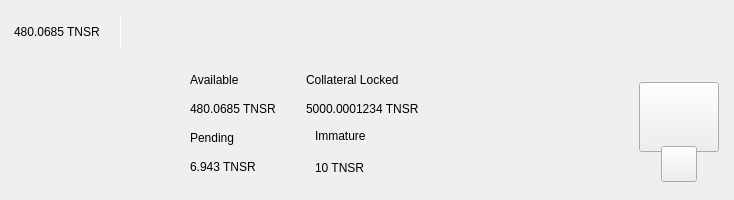
<?xml version="1.0" encoding="UTF-8"?>
<ui version="4.0">
 <class>TopBar</class>
 <widget class="QWidget" name="TopBar">
  <property name="geometry">
   <rect>
    <x>0</x>
    <y>0</y>
    <width>734</width>
    <height>200</height>
   </rect>
  </property>
  <property name="minimumSize">
   <size>
    <width>0</width>
    <height>200</height>
   </size>
  </property>
  <property name="maximumSize">
   <size>
    <width>16777215</width>
    <height>200</height>
   </size>
  </property>
  <property name="windowTitle">
   <string>Form</string>
  </property>
  <layout class="QVBoxLayout" name="verticalLayout_10" stretch="0">
   <property name="spacing">
    <number>0</number>
   </property>
   <property name="leftMargin">
    <number>0</number>
   </property>
   <property name="topMargin">
    <number>0</number>
   </property>
   <property name="rightMargin">
    <number>0</number>
   </property>
   <property name="bottomMargin">
    <number>0</number>
   </property>
   <item>
    <widget class="PFBorderImage" name="containerTop">
     <layout class="QVBoxLayout" name="verticalLayout_11">
      <property name="spacing">
       <number>0</number>
      </property>
      <property name="leftMargin">
       <number>0</number>
      </property>
      <property name="topMargin">
       <number>0</number>
      </property>
      <property name="rightMargin">
       <number>0</number>
      </property>
      <property name="bottomMargin">
       <number>0</number>
      </property>
      <item>
       <widget class="QWidget" name="top_container_2" native="true">
        <property name="minimumSize">
         <size>
          <width>0</width>
          <height>65</height>
         </size>
        </property>
        <layout class="QHBoxLayout" name="top_container">
         <property name="spacing">
          <number>0</number>
         </property>
         <property name="leftMargin">
          <number>14</number>
         </property>
         <property name="topMargin">
          <number>0</number>
         </property>
         <property name="rightMargin">
          <number>14</number>
         </property>
         <property name="bottomMargin">
          <number>0</number>
         </property>
         <item alignment="Qt::AlignVCenter">
          <widget class="QWidget" name="widgetTopAmount" native="true">
           <property name="sizePolicy">
            <sizepolicy hsizetype="Preferred" vsizetype="Maximum">
             <horstretch>0</horstretch>
             <verstretch>0</verstretch>
            </sizepolicy>
           </property>
           <layout class="QHBoxLayout" name="horizontalLayout_5">
            <property name="spacing">
             <number>0</number>
            </property>
            <property name="leftMargin">
             <number>0</number>
            </property>
            <property name="topMargin">
             <number>0</number>
            </property>
            <property name="rightMargin">
             <number>0</number>
            </property>
            <property name="bottomMargin">
             <number>0</number>
            </property>
            <item alignment="Qt::AlignTop">
             <widget class="QLabel" name="labelAmountTopPiv">
              <property name="minimumSize">
               <size>
                <width>0</width>
                <height>36</height>
               </size>
              </property>
              <property name="styleSheet">
               <string notr="true">padding:0px;margin:0px;</string>
              </property>
              <property name="text">
               <string>480.0685 TNSR</string>
              </property>
             </widget>
            </item>
            <item>
             <spacer name="horizontalSpacer_11">
              <property name="orientation">
               <enum>Qt::Horizontal</enum>
              </property>
              <property name="sizeType">
               <enum>QSizePolicy::Fixed</enum>
              </property>
              <property name="sizeHint" stdset="0">
               <size>
                <width>20</width>
                <height>20</height>
               </size>
              </property>
             </spacer>
            </item>
            <item alignment="Qt::AlignVCenter">
             <widget class="QLabel" name="label_16">
              <property name="minimumSize">
               <size>
                <width>1</width>
                <height>30</height>
               </size>
              </property>
              <property name="maximumSize">
               <size>
                <width>1</width>
                <height>30</height>
               </size>
              </property>
              <property name="styleSheet">
               <string notr="true">background-color:white;
padding:0px;
border:none;</string>
              </property>
              <property name="text">
               <string/>
              </property>
             </widget>
            </item>
            <item>
             <spacer name="horizontalSpacer_12">
              <property name="orientation">
               <enum>Qt::Horizontal</enum>
              </property>
              <property name="sizeType">
               <enum>QSizePolicy::Fixed</enum>
              </property>
              <property name="sizeHint" stdset="0">
               <size>
                <width>20</width>
                <height>20</height>
               </size>
              </property>
             </spacer>
            </item>
           </layout>
          </widget>
         </item>
         <item>
          <spacer name="horizontalSpacer">
           <property name="orientation">
            <enum>Qt::Horizontal</enum>
           </property>
           <property name="sizeHint" stdset="0">
            <size>
             <width>40</width>
             <height>20</height>
            </size>
           </property>
          </spacer>
         </item>
         <item>
          <layout class="QHBoxLayout" name="horizontalLayout_4">
           <property name="spacing">
            <number>12</number>
           </property>
           <property name="rightMargin">
            <number>0</number>
           </property>
           <item alignment="Qt::AlignRight">
            <widget class="QWidget" name="layoutSync" native="true">
             <property name="minimumSize">
              <size>
               <width>0</width>
               <height>36</height>
              </size>
             </property>
             <property name="maximumSize">
              <size>
               <width>16777215</width>
               <height>36</height>
              </size>
             </property>
             <layout class="QVBoxLayout" name="verticalLayout_9">
              <property name="leftMargin">
               <number>0</number>
              </property>
              <property name="topMargin">
               <number>0</number>
              </property>
              <property name="rightMargin">
               <number>0</number>
              </property>
              <property name="bottomMargin">
               <number>0</number>
              </property>
              <item>
               <widget class="ExpandableButton" name="pushButtonSync" native="true">
                <property name="minimumSize">
                 <size>
                  <width>36</width>
                  <height>36</height>
                 </size>
                </property>
                <property name="maximumSize">
                 <size>
                  <width>16777215</width>
                  <height>36</height>
                 </size>
                </property>
               </widget>
              </item>
             </layout>
            </widget>
           </item>
           <item>
            <widget class="ExpandableButton" name="pushButtonMint" native="true">
             <property name="minimumSize">
              <size>
               <width>36</width>
               <height>36</height>
              </size>
             </property>
            </widget>
           </item>
           <item>
            <widget class="ExpandableButton" name="pushButtonStack" native="true">
             <property name="minimumSize">
              <size>
               <width>36</width>
               <height>36</height>
              </size>
             </property>
            </widget>
           </item>
           <item>
            <widget class="ExpandableButton" name="pushButtonColdStaking" native="true">
             <property name="minimumSize">
              <size>
               <width>36</width>
               <height>36</height>
              </size>
             </property>
            </widget>
           </item>
           <item>
            <widget class="ExpandableButton" name="pushButtonConnection" native="true">
             <property name="minimumSize">
              <size>
               <width>36</width>
               <height>36</height>
              </size>
             </property>
            </widget>
           </item>
           <item>
            <widget class="ExpandableButton" name="pushButtonLock" native="true">
             <property name="sizePolicy">
              <sizepolicy hsizetype="Expanding" vsizetype="Expanding">
               <horstretch>0</horstretch>
               <verstretch>0</verstretch>
              </sizepolicy>
             </property>
             <property name="minimumSize">
              <size>
               <width>36</width>
               <height>0</height>
              </size>
             </property>
            </widget>
           </item>
           <item>
            <widget class="ExpandableButton" name="pushButtonTheme" native="true">
             <property name="minimumSize">
              <size>
               <width>36</width>
               <height>36</height>
              </size>
             </property>
             <property name="maximumSize">
              <size>
               <width>16777215</width>
               <height>36</height>
              </size>
             </property>
            </widget>
           </item>
           <item>
            <widget class="ExpandableButton" name="pushButtonFAQ" native="true">
             <property name="minimumSize">
              <size>
               <width>36</width>
               <height>36</height>
              </size>
             </property>
            </widget>
           </item>
          </layout>
         </item>
        </layout>
       </widget>
      </item>
      <item>
       <widget class="QWidget" name="bottom_container" native="true">
        <property name="minimumSize">
         <size>
          <width>0</width>
          <height>135</height>
         </size>
        </property>
        <layout class="QHBoxLayout" name="botton_container">
         <property name="leftMargin">
          <number>10</number>
         </property>
         <property name="topMargin">
          <number>0</number>
         </property>
         <property name="rightMargin">
          <number>10</number>
         </property>
         <property name="bottomMargin">
          <number>10</number>
         </property>
         <item>
          <spacer name="horizontalSpacer_4">
           <property name="orientation">
            <enum>Qt::Horizontal</enum>
           </property>
           <property name="sizeHint" stdset="0">
            <size>
             <width>40</width>
             <height>20</height>
            </size>
           </property>
          </spacer>
         </item>
         <item>
          <layout class="QHBoxLayout" name="horizontalLayout_3">
           <property name="bottomMargin">
            <number>9</number>
           </property>
           <item>
            <layout class="QVBoxLayout" name="verticalLayout_7">
             <property name="spacing">
              <number>0</number>
             </property>
             <property name="leftMargin">
              <number>0</number>
             </property>
             <property name="rightMargin">
              <number>30</number>
             </property>
             <item>
              <layout class="QHBoxLayout" name="horizontalLayout">
               <item>
                <layout class="QVBoxLayout" name="verticalLayout">
                 <item>
                  <widget class="QLabel" name="labelTitle1">
                   <property name="text">
                    <string>Available</string>
                   </property>
                  </widget>
                 </item>
                 <item>
                  <widget class="QLabel" name="labelAmountPiv">
                   <property name="text">
                    <string>480.0685 TNSR</string>
                   </property>
                  </widget>
                 </item>
                </layout>
               </item>
               <item>
                <spacer name="horizontalSpacer_3">
                 <property name="orientation">
                  <enum>Qt::Horizontal</enum>
                 </property>
                 <property name="sizeType">
                  <enum>QSizePolicy::Fixed</enum>
                 </property>
                 <property name="sizeHint" stdset="0">
                  <size>
                   <width>30</width>
                   <height>20</height>
                  </size>
                 </property>
                </spacer>
               </item>
               <item>
                <layout class="QVBoxLayout" name="verticalLayout_2">
                 <item>
                  <widget class="QLabel" name="labelTitle5">
                   <property name="text">
                    <string>Collateral Locked</string>
                   </property>
                  </widget>
                 </item>
                 <item>
                  <widget class="QLabel" name="labelAmountCollateral">
                   <property name="text">
                    <string>5000.0001234 TNSR</string>
                   </property>
                  </widget>
                 </item>
                </layout>
               </item>
              </layout>
             </item>
             <item>
              <layout class="QHBoxLayout" name="horizontalLayout_2">
               <property name="spacing">
                <number>0</number>
               </property>
               <item>
                <layout class="QVBoxLayout" name="verticalLayout_3">
                 <item>
                  <widget class="QLabel" name="labelTitle3">
                   <property name="text">
                    <string>Pending</string>
                   </property>
                  </widget>
                 </item>
                 <item>
                  <widget class="QLabel" name="labelPendingPiv">
                   <property name="text">
                    <string>6.943 TNSR</string>
                   </property>
                  </widget>
                 </item>
                </layout>
               </item>
               <item>
                <spacer name="horizontalSpacer_5">
                 <property name="orientation">
                  <enum>Qt::Horizontal</enum>
                 </property>
                 <property name="sizeType">
                  <enum>QSizePolicy::Fixed</enum>
                 </property>
                 <property name="sizeHint" stdset="0">
                  <size>
                   <width>20</width>
                   <height>20</height>
                  </size>
                 </property>
                </spacer>
               </item>
               <item>
                <layout class="QVBoxLayout" name="verticalLayout_4">
                 <property name="spacing">
                  <number>6</number>
                 </property>
                 <property name="leftMargin">
                  <number>0</number>
                 </property>
                 <property name="rightMargin">
                  <number>0</number>
                 </property>
                 <item>
                  <widget class="QLabel" name="labelTitle4">
                   <property name="text">
                    <string>Immature</string>
                   </property>
                  </widget>
                 </item>
                 <item>
                  <widget class="QLabel" name="labelImmaturePiv">
                   <property name="text">
                    <string>10 TNSR</string>
                   </property>
                  </widget>
                 </item>
                </layout>
               </item>
              </layout>
             </item>
            </layout>
           </item>
          </layout>
         </item>
         <item>
          <spacer name="horizontalSpacer_2">
           <property name="orientation">
            <enum>Qt::Horizontal</enum>
           </property>
           <property name="sizeHint" stdset="0">
            <size>
             <width>40</width>
             <height>20</height>
            </size>
           </property>
          </spacer>
         </item>
         <item alignment="Qt::AlignHCenter|Qt::AlignVCenter">
          <widget class="QWidget" name="qrContainer" native="true">
           <property name="sizePolicy">
            <sizepolicy hsizetype="Preferred" vsizetype="Minimum">
             <horstretch>0</horstretch>
             <verstretch>0</verstretch>
            </sizepolicy>
           </property>
           <property name="minimumSize">
            <size>
             <width>90</width>
             <height>110</height>
            </size>
           </property>
           <property name="maximumSize">
            <size>
             <width>90</width>
             <height>110</height>
            </size>
           </property>
           <layout class="QVBoxLayout" name="containerQR">
            <property name="spacing">
             <number>0</number>
            </property>
            <property name="leftMargin">
             <number>5</number>
            </property>
            <property name="topMargin">
             <number>10</number>
            </property>
            <property name="rightMargin">
             <number>5</number>
            </property>
            <property name="bottomMargin">
             <number>0</number>
            </property>
            <item>
             <widget class="QPushButton" name="btnQr">
              <property name="minimumSize">
               <size>
                <width>70</width>
                <height>70</height>
               </size>
              </property>
              <property name="maximumSize">
               <size>
                <width>16777215</width>
                <height>70</height>
               </size>
              </property>
              <property name="focusPolicy">
               <enum>Qt::NoFocus</enum>
              </property>
              <property name="text">
               <string/>
              </property>
              <property name="iconSize">
               <size>
                <width>70</width>
                <height>70</height>
               </size>
              </property>
             </widget>
            </item>
            <item>
             <spacer name="verticalSpacer">
              <property name="orientation">
               <enum>Qt::Vertical</enum>
              </property>
              <property name="sizeType">
               <enum>QSizePolicy::Fixed</enum>
              </property>
              <property name="sizeHint" stdset="0">
               <size>
                <width>20</width>
                <height>20</height>
               </size>
              </property>
             </spacer>
            </item>
            <item alignment="Qt::AlignHCenter|Qt::AlignBottom">
             <widget class="QPushButton" name="pushButtonQR">
              <property name="minimumSize">
               <size>
                <width>36</width>
                <height>36</height>
               </size>
              </property>
              <property name="maximumSize">
               <size>
                <width>36</width>
                <height>36</height>
               </size>
              </property>
              <property name="focusPolicy">
               <enum>Qt::NoFocus</enum>
              </property>
              <property name="text">
               <string/>
              </property>
             </widget>
            </item>
           </layout>
          </widget>
         </item>
        </layout>
       </widget>
      </item>
     </layout>
    </widget>
   </item>
  </layout>
 </widget>
 <customwidgets>
  <customwidget>
   <class>ExpandableButton</class>
   <extends>QWidget</extends>
   <header>qt/tradetensor/expandablebutton.h</header>
   <container>1</container>
  </customwidget>
  <customwidget>
   <class>PFBorderImage</class>
   <extends>QFrame</extends>
   <header>qt/tradetensor/pfborderimage.h</header>
   <container>1</container>
  </customwidget>
 </customwidgets>
 <resources/>
 <connections/>
</ui>
